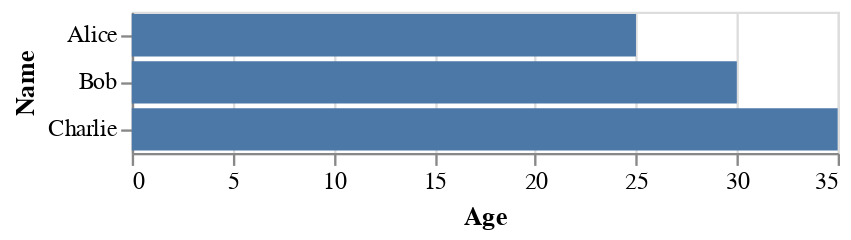

Source (notebook cell):
### Markdown cell above
hacemos la grafica con Altair

### Code cell
chart = alt.Chart(df).mark_bar().encode(
    x = 'Age:Q',
    y = 'Name:N'
)

chart.save('chart.html')
chart.display()

### Figure 1 — Vega-Lite specification as saved in the notebook (floating-point values rounded to 4 significant figures)
{"config": {"view": {"continuousWidth": 300, "continuousHeight": 300}}, "data": {"name": "data-0c382a7e2b25acc44ea0fe6355a4f195"}, "mark": {"type": "bar"}, "encoding": {"x": {"field": "Age", "type": "quantitative"}, "y": {"field": "Name", "type": "nominal"}}, "$schema": "https://vega.github.io/schema/vega-lite/v5.16.3.json", "datasets": {"data-0c382a7e2b25acc44ea0fe6355a4f195": [{"Name": "Alice", "Age": 25, "City": "New York"}, {"Name": "Bob", "Age": 30, "City": "Paris"}, {"Name": "Charlie", "Age": 35, "City": "London"}]}}
